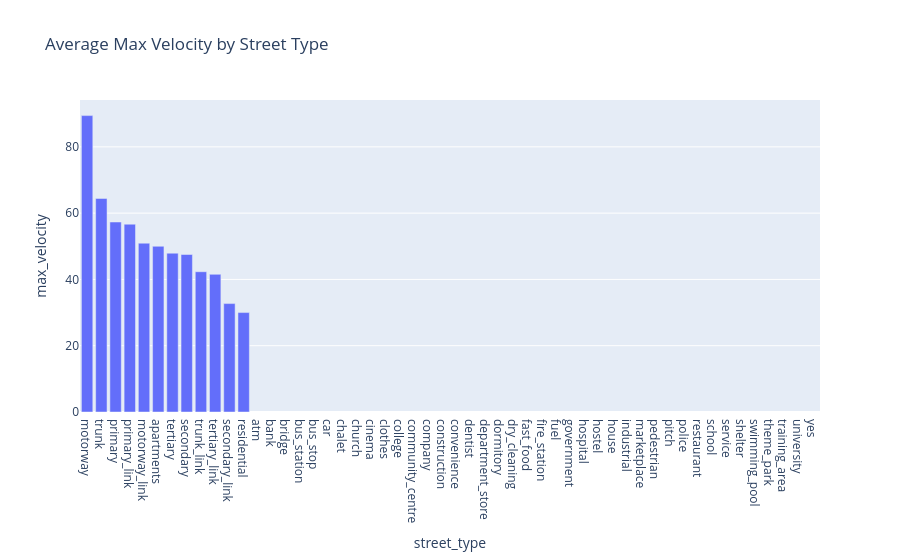

Write notebook code for a chart like this one.
### Code cell
average_max_velocity = big_table[big_table['street_type'] != 'unclassified'].groupby('street_type')['max_velocity'].mean().reset_index().sort_values('max_velocity', ascending=False)
fig = px.bar(average_max_velocity, x='street_type', y='max_velocity', title='Average Max Velocity by Street Type')
fig.show()

### Figure 1 — Plotly figure (JSON) as saved in the notebook; plotly's stock layout.template omitted (floating-point values rounded to 4 significant figures)
{"data": [{"alignmentgroup": "True", "hovertemplate": "street_type=%{x}<br>max_velocity=%{y}<extra></extra>", "legendgroup": "", "marker": {"color": "#636efa", "pattern": {"shape": ""}}, "name": "", "offsetgroup": "", "orientation": "v", "showlegend": false, "textposition": "auto", "type": "bar", "x": ["motorway", "trunk", "primary", "primary_link", "motorway_link", "apartments", "tertiary", "secondary", "trunk_link", "tertiary_link", "secondary_link", "residential", "atm", "bank", "bridge", "bus_station", "bus_stop", "car", "chalet", "church", "cinema", "clothes", "college", "community_centre", "company", "construction", "convenience", "dentist", "department_store", "dormitory", "dry_cleaning", "fast_food", "fire_station", "fuel", "government", "hospital", "hostel", "house", "industrial", "marketplace", "pedestrian", "pitch", "police", "restaurant", "school", "service", "shelter", "swimming_pool", "theme_park", "training_area", "university", "yes"], "xaxis": "x", "y": [89.43, 64.43, 57.32, 56.67, 50.93, 50, 47.92, 47.52, 42.32, 41.54, 32.71, 30, null, null, null, null, null, null, null, null, null, null, null, null, null, null, null, null, null, null, null, null, null, null, null, null, null, null, null, null, null, null, null, null, null, null, null, null, null, null, null, null], "yaxis": "y"}], "layout": {"barmode": "relative", "legend": {"tracegroupgap": 0}, "title": {"text": "Average Max Velocity by Street Type"}, "xaxis": {"anchor": "y", "domain": [0, 1], "title": {"text": "street_type"}}, "yaxis": {"anchor": "x", "domain": [0, 1], "title": {"text": "max_velocity"}}}}
